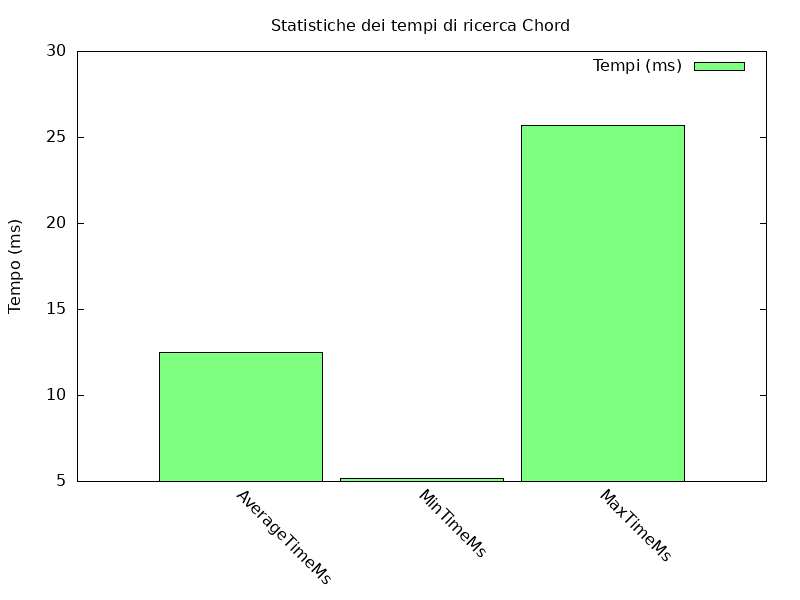

Write gnuplot code to recreate this figure.
# Script gnuplot per la generazione del grafico delle statistiche
set terminal png size 800,600
set output "lookup_stats.png"
set title "Statistiche dei tempi di ricerca Chord"
set style data histogram
set style histogram cluster gap 1
set style fill solid 0.5 border -1
set boxwidth 0.9
set xtic rotate by -45 scale 0
set key top right
set ylabel "Tempo (ms)"

# Crea dati di esempio per le statistiche
set print "sample_stats.dat"
print "AverageTimeMs 12.5"
print "MinTimeMs 5.2"
print "MaxTimeMs 25.7"
unset print

# Plot delle statistiche
plot "sample_stats.dat" using 2:xtic(1) title "Tempi (ms)" with boxes lc rgb "green" 
